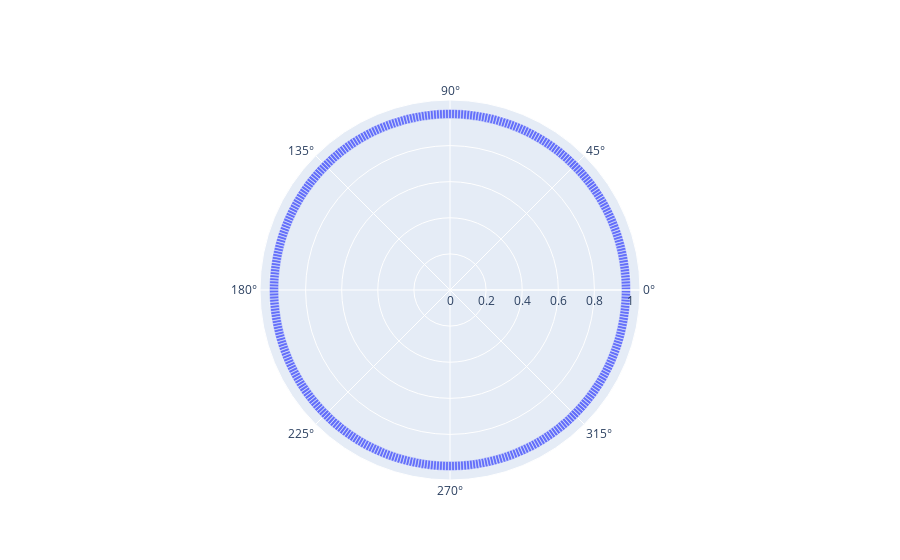

The code cell stored with this chart in its notebook:
### Code cell
fig = go.Figure()
d_to_degree = (360 / len(y))
dbase=np.array([0.95] * y.length().days)
dr=1 - dbase
fig.add_trace(go.Barpolar(base=dbase,
                          r=dr,
                          theta0 = -90,
                          dtheta = d_to_degree,
                          name="date",
                          hovertext=[d.date() for d in ydict["date"]],
                          #text = [d.day for d in ydict["date"]]
                         )
             )
#mbase=np.array([0.95] * y.length().days)
#mr=1 - base
#fig.add_trace(go.Barpolar(
#                          theta0 = -90,
#                          dtheta = (360 / len(month_name[1:])),
#                          name="month",
#                          hovertext=[d.date() for d in ydict["date"]]))
fig.update_layout(height=1000)
fig.show()

### Figure 1 — Plotly figure (JSON) as saved in the notebook; plotly's stock layout.template omitted (floating-point values rounded to 4 significant figures; data arrays with more than 128 entries replaced by an {"elided": "..."} marker saying what was removed)
{"data": [{"base": {"elided": "366 float values"}, "dtheta": 0.9836, "hovertext": {"elided": "366 str values"}, "name": "date", "r": {"elided": "366 float values"}, "theta0": -90, "type": "barpolar"}], "layout": {"autosize": true, "polar": {"angularaxis": {}, "radialaxis": {"autorange": true, "range": [0, 1.053], "type": "linear"}}}}
